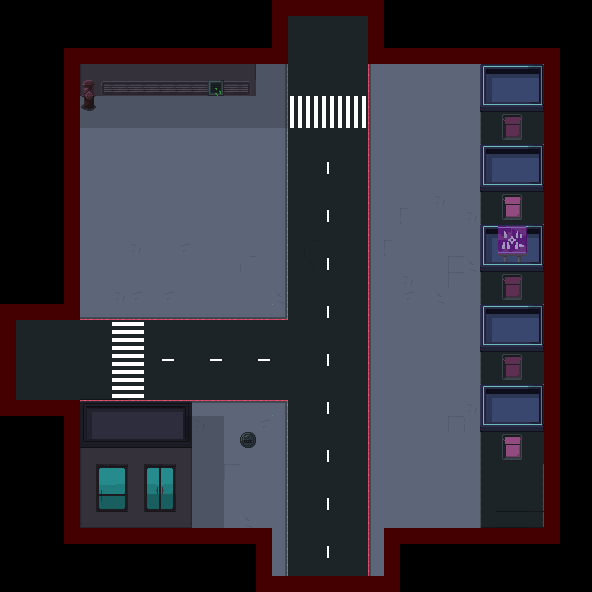

This is a level from a 2D game, rendered from its Tiled map with the project's own tilesets. A one-line summary and the map file follow, with tile-layer data summarised:
An orthogonal 37x37 tile map with 16x16 px tiles, 7 tile layers (Suelo, DecoracionSuelo, Paredes, Decoracion, ...), 4 tilesets and 9 objects (3x Spawner, 2x Up, 2x Left, 2x Down).

<map version="1.0" tiledversion="1.1.2" orientation="orthogonal" renderorder="right-down" width="37" height="37" tilewidth="16" tileheight="16" infinite="0" nextobjectid="47">
 <tileset firstgid="1" source="../../tileset/city.tsx" />
 <tileset firstgid="257" source="../../tileset/City2.tsx" />
 <tileset firstgid="769" source="../../tileset/CityProps.tsx" />
 <tileset firstgid="1137" source="../../tileset/Buildings.tsx" />
 <layer name="Suelo" width="37" height="37">
  <data>[1369 cells, 897 non-empty, 6 distinct tile ids]</data>
 </layer>
 <layer name="DecoracionSuelo" width="37" height="37">
  <data>[1369 cells, 315 non-empty, 16 distinct tile ids]</data>
 </layer>
 <layer name="Paredes" width="37" height="37">
  <data>[1369 cells, 194 non-empty, 103 distinct tile ids]</data>
 </layer>
 <layer name="Decoracion" width="37" height="37">
  <data>[1369 cells, 71 non-empty, 35 distinct tile ids]</data>
 </layer>
 <objectgroup name="Animados" />
 <layer name="Decoracion2" width="37" height="37">
  <data>[1369 cells, 0 non-empty, 0 distinct tile ids]</data>
 </layer>
 <layer name="Sombra" width="37" height="37">
  <data>[1369 cells, 44 non-empty, 1 distinct tile ids]</data>
 </layer>
 <layer name="Aire" width="37" height="37">
  <data>[1369 cells, 140 non-empty, 1 distinct tile ids]</data>
 </layer>
 <objectgroup name="Puertas">
  <object id="19" name="Up" x="287" y="16" width="80" height="17" />
  <object id="43" name="Left" x="16" y="322" width="18" height="80" />
  <object id="46" name="Down" x="274" y="560" width="109" height="13" />
 </objectgroup>
 <objectgroup name="Entradas">
  <object id="26" name="Up" gid="255" x="315" y="76" width="16" height="16" />
  <object id="44" name="Left" gid="255" x="73" y="358" width="16" height="16" />
  <object id="45" name="Down" gid="255" x="322" y="532" width="16" height="16" />
 </objectgroup>
 <objectgroup name="Spawners" offsetx="-60" offsety="33">
  <object id="20" name="Spawner" gid="240" x="196" y="142" width="16" height="16">
   <properties>
    <property name="Bomber" type="bool" value="true" />
    <property name="Charger" type="bool" value="true" />
    <property name="Gunner" type="bool" value="false" />
    <property name="Stalker" type="bool" value="true" />
    <property name="Turret" type="bool" value="false" />
   </properties>
  </object>
  <object id="21" name="Spawner" gid="240" x="459" y="224" width="16" height="16">
   <properties>
    <property name="Bomber" type="bool" value="false" />
    <property name="Charger" type="bool" value="true" />
    <property name="Gunner" type="bool" value="false" />
    <property name="Stalker" type="bool" value="true" />
    <property name="Turret" type="bool" value="false" />
   </properties>
  </object>
  <object id="33" name="Spawner" gid="240" x="464.333" y="353.667" width="16" height="16">
   <properties>
    <property name="Bomber" type="bool" value="true" />
    <property name="Charger" type="bool" value="true" />
    <property name="Gunner" type="bool" value="false" />
    <property name="Stalker" type="bool" value="true" />
    <property name="Turret" type="bool" value="false" />
   </properties>
  </object>
 </objectgroup>
</map>
